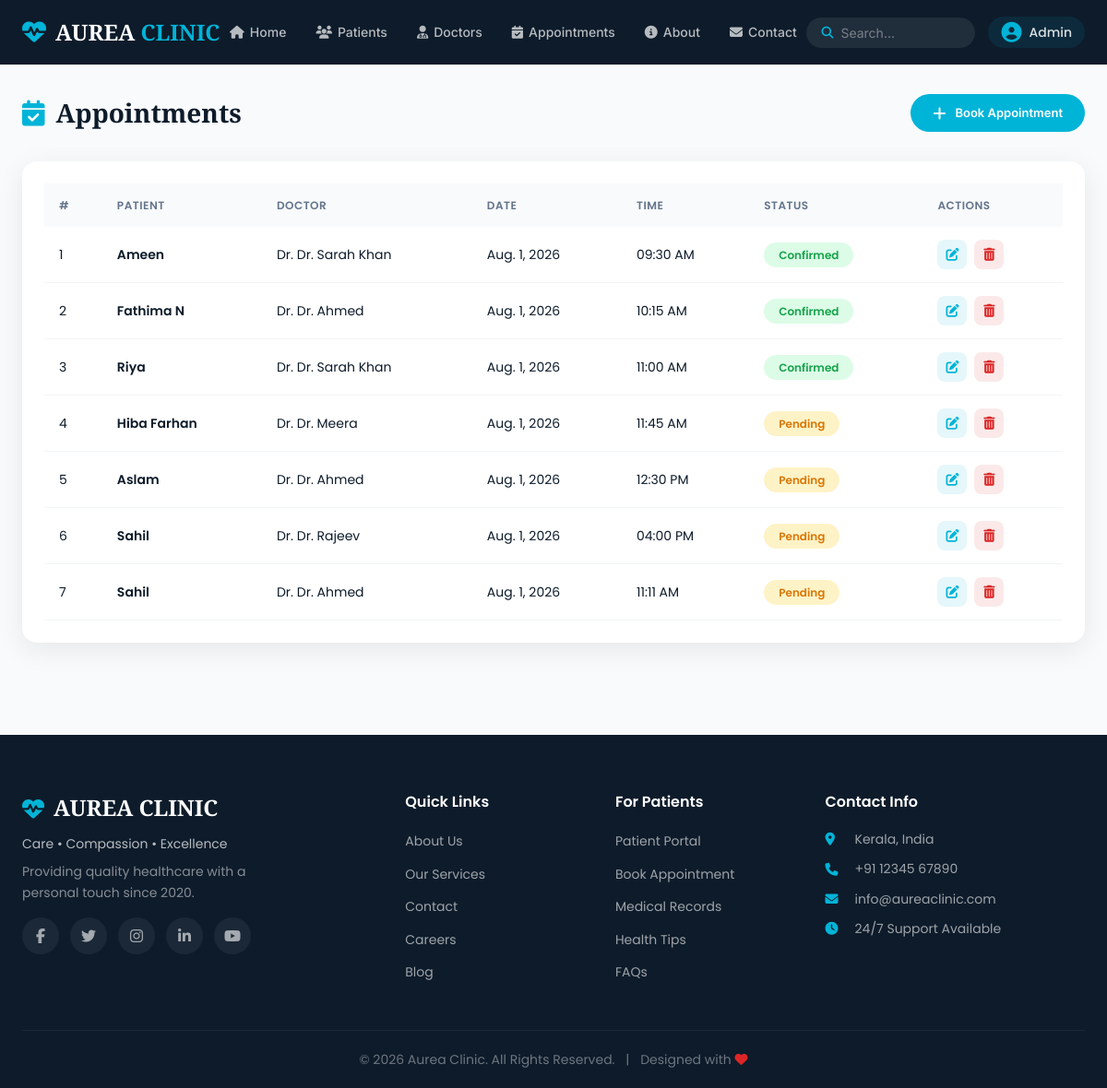
The app's page /appointments/, older data.
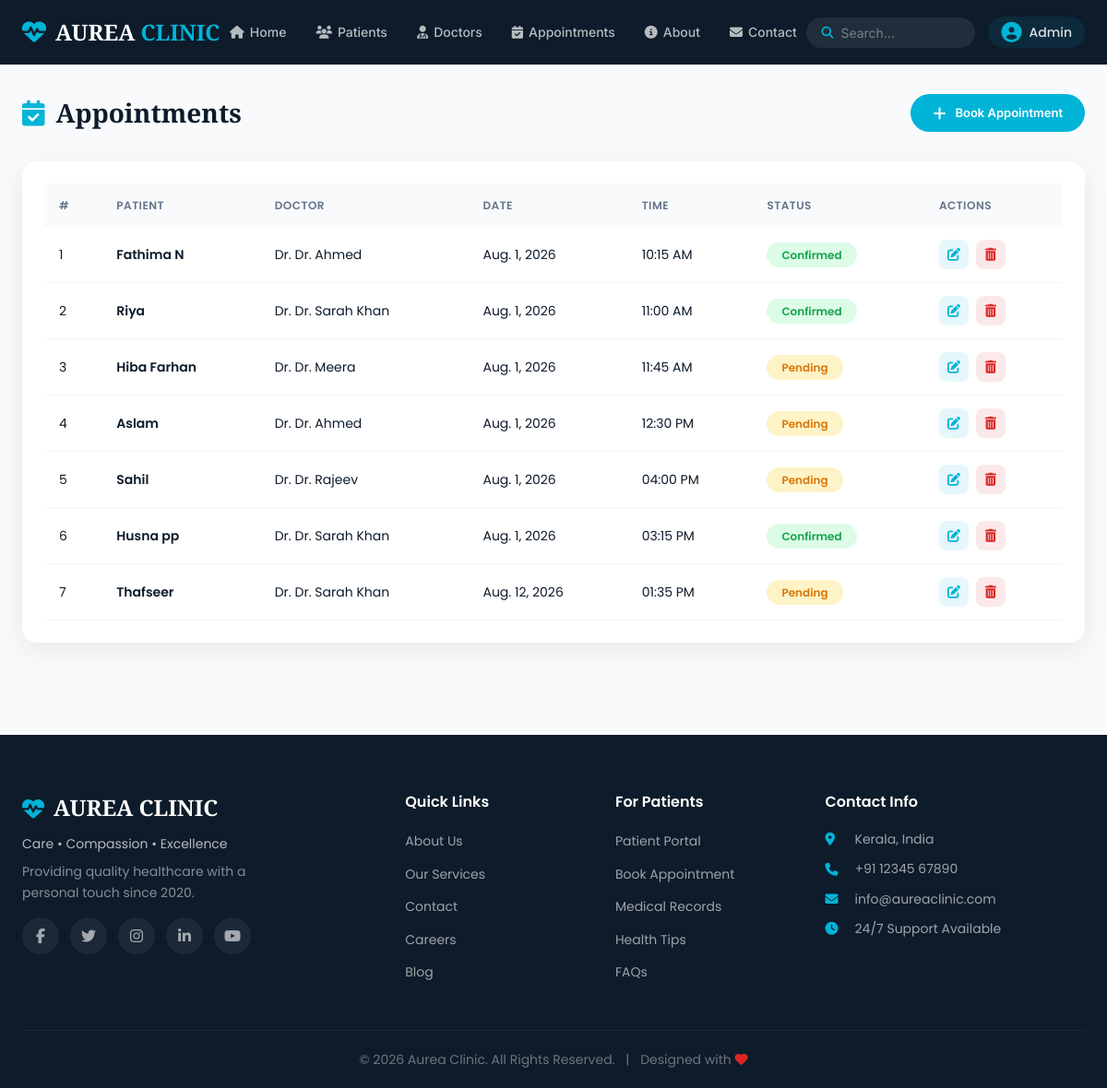
The same page, newer data.
### appointments/models.py (models this page shows, shortened)
class Appointment(models.Model):
    STATUS_CHOICES = [
        ('Confirmed', 'Confirmed'),
        ('Pending', 'Pending'),
    ]
    patient = models.ForeignKey(Patient, on_delete=models.CASCADE)
    doctor = models.ForeignKey(Doctor, on_delete=models.CASCADE)
    date = models.DateField()
    time = models.TimeField()
    reason = models.CharField(max_length=200, blank=True)
    status = models.CharField(max_length=20, choices=STATUS_CHOICES, default='Pending')

### patients/models.py (models this page shows, shortened)
class Patient(models.Model):
    name = models.CharField(max_length=100)
    age = models.IntegerField()
    phone = models.CharField(max_length=15)
    disease = models.TextField()

### doctors/models.py (models this page shows, shortened)
class Doctor(models.Model):
    name = models.CharField(max_length=100)
    specialization = models.CharField(max_length=100)
    phone = models.CharField(max_length=15)
    email = models.EmailField()
    department = models.ForeignKey(
        Department,
        on_delete=models.CASCADE
    )

### appointments/views.py (the view)
# urls.py: path('', views.appointment_list, name='appointment_list'),
def appointment_list(request):
    appointments = Appointment.objects.all()
    patients = Patient.objects.all()
    doctors = Doctor.objects.all()
    context = {
        'appointments': appointments,
        'patients': patients,
        'doctors': doctors,
    }
    return render(request, 'appointments/list.html', context)

### templates/appointments/list.html (shortened to what this page needs)
{% extends 'base.html' %}
{% load static %}
{% block content %}
<section class="page-section">
    <div class="container">
        <div class="page-header">
            <h1 class="page-title"><i class="fas fa-calendar-check"></i> Appointments</h1>
            <a href="{% url 'book_appointment' %}" class="btn btn-primary btn-sm">
                <i class="fas fa-plus"></i> Book Appointment
            </a>
        </div>
        <div class="table-card">
            <div class="table-responsive">
                <table class="data-table">
                    <thead>
                        <tr>
                            <th>#</th>
                            <th>Patient</th>
                            <th>Doctor</th>
                            <th>Date</th>
                            <th>Time</th>
                            <th>Status</th>
                            <th>Actions</th>
                        </tr>
                    </thead>
                    <tbody>
                        {% for appointment in appointments %}
                        <tr>
                            <td>{{ forloop.counter }}</td>
                            <td><strong>{{ appointment.patient.name }}</strong></td>
                            <td>Dr. {{ appointment.doctor.name }}</td>
                            <td>{{ appointment.date }}</td>
                            <td>{{ appointment.time|time:"h:i A" }}</td>
                            <td>
                                <span class="status-badge {% if appointment.status == 'Confirmed' %}status-confirmed{% else %}status-pending{% endif %}">
                                    {{ appointment.status }}
                                </span>
                            </td>
                            <td>
                                <div class="action-buttons">
                                    <a href="{% url 'appointment_update' appointment.id %}" class="btn-action btn-edit">
                                        <i class="fas fa-edit"></i>
                                    </a>
                                    <a href="{% url 'appointment_delete' appointment.id %}" class="btn-action btn-delete">
                                        <i class="fas fa-trash-alt"></i>
                                    </a>
                                </div>
                            </td>
                        </tr>
                        {% endfor %}
                    </tbody>
                </table>
            </div>
        </div>
    </div>
</section>
{% endblock %}

### templates/base.html (shortened to what this page needs)
<!DOCTYPE html>
<html lang="en">
<head>
    <link rel="stylesheet" href="https://cdnjs.cloudflare.com/ajax/libs/font-awesome/6.5.0/css/all.min.css">
    <link href="https://unpkg.com/aos@2.3.1/dist/aos.css" rel="stylesheet">
    {% load static %}
    <link rel="stylesheet" href="{% static 'css/style.css' %}">
</head>
<body>
    <nav class="navbar" id="navbar">
        <div class="container">
            <div class="nav-left">
                <a href="{% url 'home' %}" class="logo">
                    <i class="fas fa-heart-pulse"></i>
                    <span>AUREA <span class="logo-accent">CLINIC</span></span>
                </a>
            </div>
            <div class="nav-center" id="navLinks">
                <ul class="nav-links">
                    <li><a href="{% url 'home' %}"><i class="fas fa-home"></i> Home</a></li>
                    <li><a href="{% url 'patient_list' %}"><i class="fas fa-users"></i> Patients</a></li>
                    <li><a href="{% url 'doctor_list' %}"><i class="fas fa-user-md"></i> Doctors</a></li>
                    <li><a href="{% url 'appointment_list' %}"><i class="fas fa-calendar-check"></i> Appointments</a></li>
                    <li><a href="{% url 'about' %}"><i class="fas fa-info-circle"></i> About</a></li>
                    <li><a href="{% url 'contact' %}"><i class="fas fa-envelope"></i> Contact</a></li>
                </ul>
            </div>
            <div class="nav-right">
                <div class="search-box">
                    <i class="fas fa-search"></i>
                    <input type="text" placeholder="Search...">
                </div>
                <a href="{% url 'admin:index' %}" class="admin-profile">
                    <i class="fas fa-user-circle"></i>
                    <span>Admin</span>
                </a>
            </div>
        </div>
    </nav>
    <main>
        {% block content %}
        {% endblock %}
    </main>
    <footer class="footer">
        <div class="container">
            <div class="footer-grid">
                <div class="footer-brand">
                    <h3><i class="fas fa-heart-pulse"></i> AUREA CLINIC</h3>
                    <p>Care • Compassion • Excellence</p>
                    <p class="footer-tagline">Providing quality healthcare with a personal touch since 2020.</p>
                    <div class="footer-social">
                        <a href="#"><i class="fab fa-facebook-f"></i></a>
                        <a href="#"><i class="fab fa-twitter"></i></a>
                        <a href="#"><i class="fab fa-instagram"></i></a>
                        <a href="#"><i class="fab fa-linkedin-in"></i></a>
                        <a href="#"><i class="fab fa-youtube"></i></a>
                    </div>
                </div>
                <div class="footer-section">
                    <h4>Quick Links</h4>
                    <ul>
                        <li><a href="{% url 'about' %}">About Us</a></li>
                        <li><a href="#">Our Services</a></li>
                        <li><a href="{% url 'contact' %}">Contact</a></li>
                        <li><a href="#">Careers</a></li>
                        <li><a href="#">Blog</a></li>
                    </ul>
                </div>
                <div class="footer-section">
                    <h4>For Patients</h4>
                    <ul>
                        <li><a href="{% url 'patient_list' %}">Patient Portal</a></li>
                        <li><a href="#">Book Appointment</a></li>
                        <li><a href="#">Medical Records</a></li>
                        <li><a href="#">Health Tips</a></li>
                        <li><a href="#">FAQs</a></li>
                    </ul>
                </div>
                <div class="footer-section">
                    <h4>Contact Info</h4>
                    <ul class="footer-contact">
                        <li><i class="fas fa-map-marker-alt"></i> Kerala, India</li>
                        <li><i class="fas fa-phone"></i> +91 12345 67890</li>
                        <li><i class="fas fa-envelope"></i> info@aureaclinic.com</li>
                        <li><i class="fas fa-clock"></i> 24/7 Support Available</li>
                    </ul>
                </div>
            </div>
            <div class="footer-bottom">
                <p>&copy; 2026 Aurea Clinic. All Rights Reserved. <span>|</span> Designed with <i class="fas fa-heart" style="color:#DC2626;"></i></p>
            </div>
        </div>
    </footer>
</body>
</html>

Row changes from the older to the newer data that the page shows:
removed Appointment: patient.name "Ameen", doctor.name "Dr. Sarah Khan", date "Aug. 1, 2026", time "09:30 AM", status "Confirmed"
removed Appointment: patient.name "Sahil", doctor.name "Dr. Ahmed", date "Aug. 1, 2026", time "11:11 AM", status "Pending"
added Appointment: patient.name "Husna pp", doctor.name "Dr. Sarah Khan", date "Aug. 1, 2026", time "03:15 PM", status "Confirmed"
added Appointment: patient.name "Thafseer", doctor.name "Dr. Sarah Khan", date "Aug. 12, 2026", time "01:35 PM", status "Pending"
